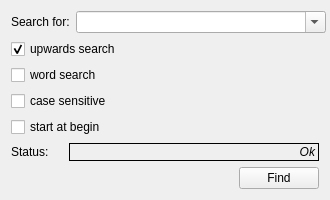
<?xml version="1.0" encoding="UTF-8"?>
<ui version="4.0">
 <class>Sys_Text_Searcher_Wid</class>
 <widget class="QWidget" name="Sys_Text_Searcher_Wid">
  <property name="geometry">
   <rect>
    <x>0</x>
    <y>0</y>
    <width>330</width>
    <height>200</height>
   </rect>
  </property>
  <property name="minimumSize">
   <size>
    <width>330</width>
    <height>200</height>
   </size>
  </property>
  <property name="maximumSize">
   <size>
    <width>330</width>
    <height>200</height>
   </size>
  </property>
  <property name="windowTitle">
   <string>Form</string>
  </property>
  <layout class="QVBoxLayout" name="verticalLayout_2">
   <item>
    <layout class="QHBoxLayout" name="_2">
     <item>
      <widget class="QLabel" name="label">
       <property name="text">
        <string>Search for:</string>
       </property>
      </widget>
     </item>
     <item>
      <widget class="QComboBox" name="lineEdit_word">
       <property name="minimumSize">
        <size>
         <width>250</width>
         <height>0</height>
        </size>
       </property>
       <property name="editable">
        <bool>true</bool>
       </property>
      </widget>
     </item>
    </layout>
   </item>
   <item>
    <layout class="QVBoxLayout" name="verticalLayout">
     <item>
      <widget class="QCheckBox" name="checkBox_direction">
       <property name="text">
        <string>upwards search</string>
       </property>
       <property name="checked">
        <bool>true</bool>
       </property>
      </widget>
     </item>
     <item>
      <widget class="QCheckBox" name="checkBox_word_search">
       <property name="toolTip">
        <string>Search a whole word</string>
       </property>
       <property name="text">
        <string>word search</string>
       </property>
      </widget>
     </item>
     <item>
      <widget class="QCheckBox" name="checkBox_case_sens">
       <property name="text">
        <string>case sensitive</string>
       </property>
      </widget>
     </item>
     <item>
      <widget class="QCheckBox" name="checkBox_start_begin">
       <property name="text">
        <string>start at begin</string>
       </property>
      </widget>
     </item>
    </layout>
   </item>
   <item>
    <layout class="QHBoxLayout" name="horizontalLayout">
     <item>
      <widget class="QLabel" name="label_2">
       <property name="text">
        <string>Status:</string>
       </property>
      </widget>
     </item>
     <item>
      <widget class="QLabel" name="label_status">
       <property name="minimumSize">
        <size>
         <width>250</width>
         <height>0</height>
        </size>
       </property>
       <property name="font">
        <font>
         <italic>true</italic>
        </font>
       </property>
       <property name="autoFillBackground">
        <bool>true</bool>
       </property>
       <property name="frameShape">
        <enum>QFrame::Box</enum>
       </property>
       <property name="text">
        <string>Ok</string>
       </property>
       <property name="alignment">
        <set>Qt::AlignRight|Qt::AlignTrailing|Qt::AlignVCenter</set>
       </property>
      </widget>
     </item>
    </layout>
   </item>
   <item>
    <layout class="QHBoxLayout">
     <item>
      <spacer>
       <property name="orientation">
        <enum>Qt::Horizontal</enum>
       </property>
       <property name="sizeHint" stdset="0">
        <size>
         <width>40</width>
         <height>20</height>
        </size>
       </property>
      </spacer>
     </item>
     <item>
      <widget class="QPushButton" name="pushButton_find">
       <property name="text">
        <string>Find</string>
       </property>
      </widget>
     </item>
    </layout>
   </item>
  </layout>
 </widget>
 <resources/>
 <connections/>
</ui>
